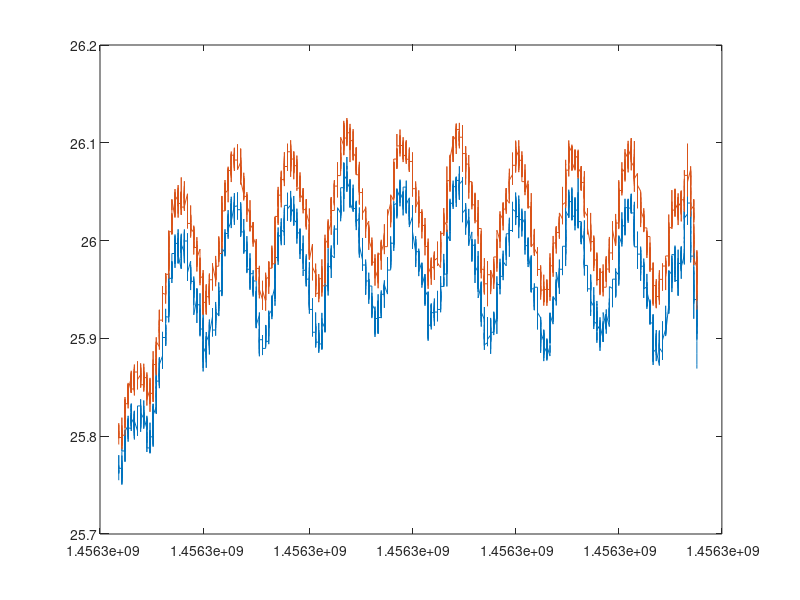

Write the MATLAB code that produced this figure. (Note: this script raises an error after producing the figure.)
d = load('overnight.dat');

%sensors are interlaced
T1 = d(1:2:end,:);
T2 = d(2:2:end,:);

%compute the difference between the sensors
residuals = [T1(:,1), T1(:,2) - T2(:,2)];

%quick plot to make sure things look reasonable.
plot(T1(:,1), T1(:,2), T2(:,1), T2(:,2))

%compute power spectra
PT1 = psd(T1(:,1), T1(:,2)-mean(T1(:,2)));
PT2 = psd(T2(:,1), T2(:,2)-mean(T2(:,2)));
PResiduals = psd(residuals(:,1), residuals(:,2) - mean(residuals(:,2)));

%Plot power spectra
loglog( ...
	PResiduals(:,1), sqrt(PResiduals(:,2)), ';residuals;',
	PT1(:,1)       , sqrt(PT1(:,2))       , ';Temperature Sensor 1;',
	PT2(:,1)       , sqrt(PT2(:,2))       , ';Temperature Sensor 2;'
	);
%Make the graph understandable
xlabel ('frequency (Hz)');
ylabel ('Temperature spectral amplitude (K/rtHz)');
title  ('Comparing two PT1000 sensors using a ProtoVoltaics readout');
